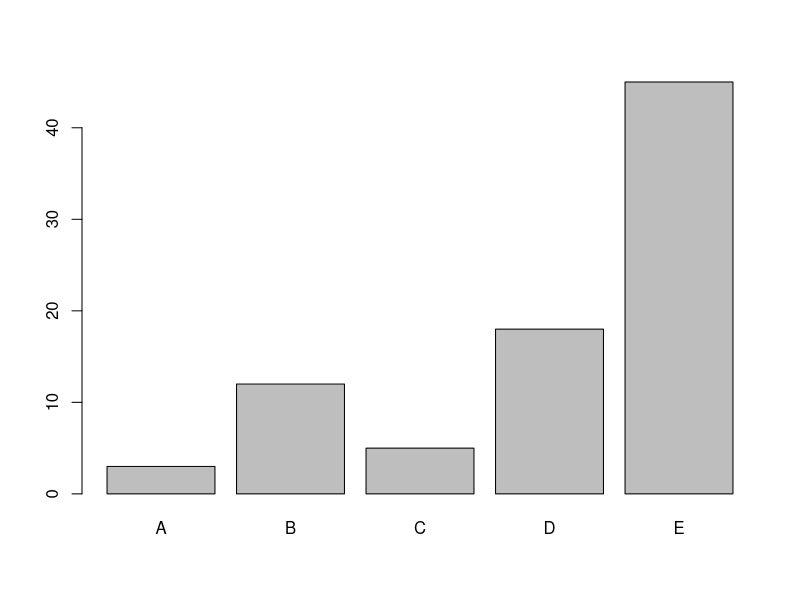
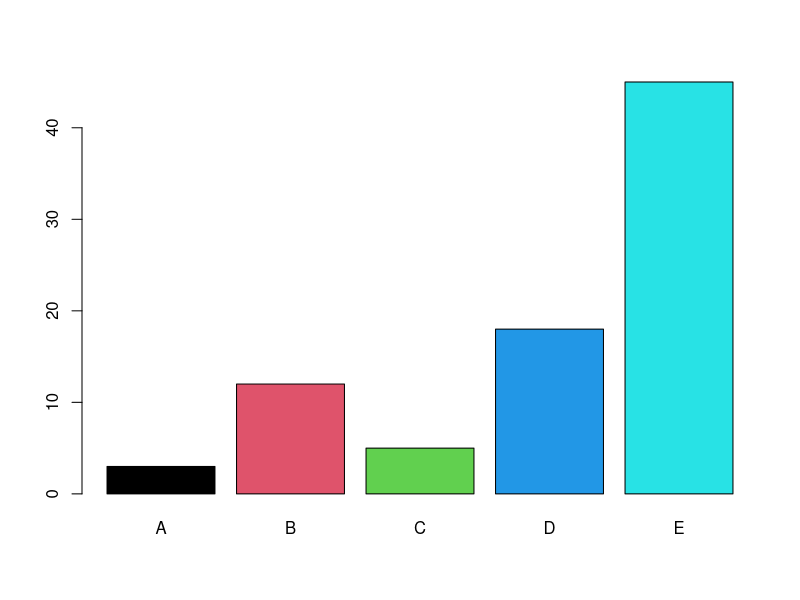
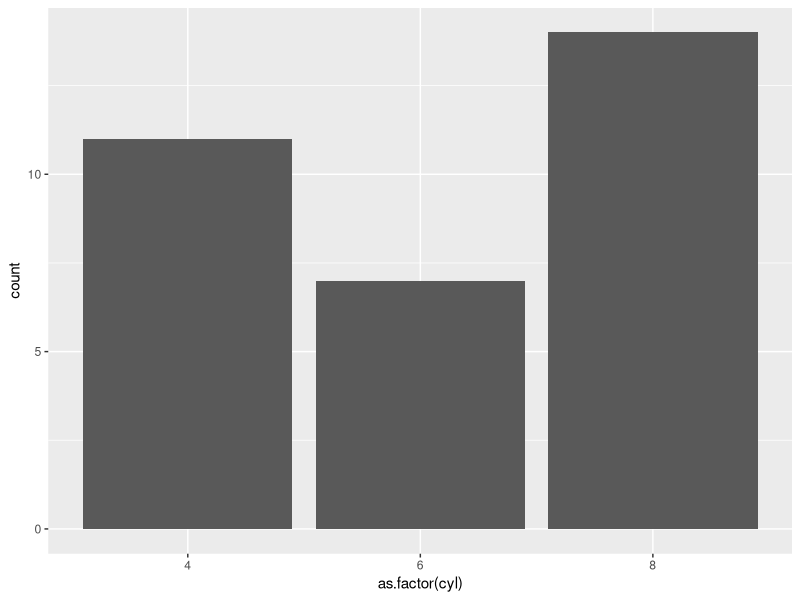
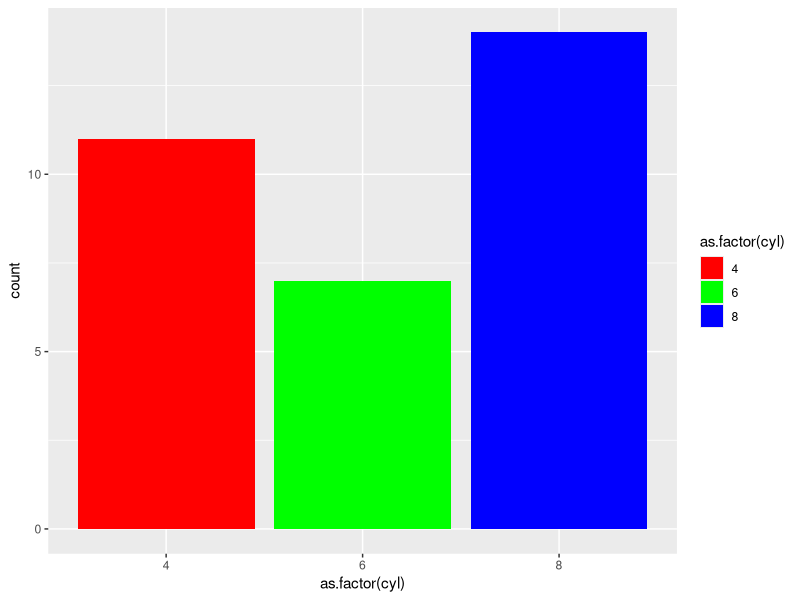
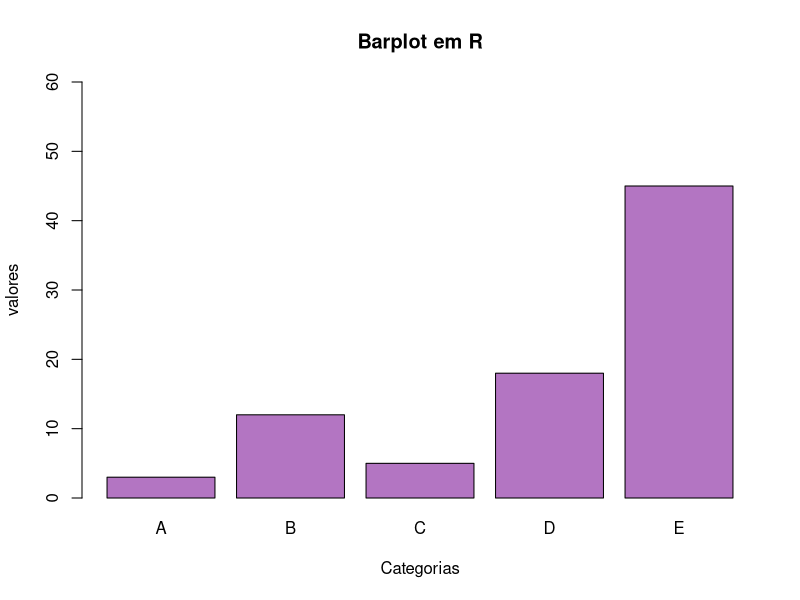

The R script that drew these images, in order:
#Definindo a pasta de trabalho
setwd("C:/Users/will/Downloads")
getwd()

#Dados
vetor_total_resultados = c(3, 12, 5, 18, 45)
names(vetor_total_resultados) = c("A", "B", "C", "D", "E")
vetor_total_resultados

#barplot
?barplot
barplot(vetor_total_resultados)
#parametro col passa as cores das barras
barplot(vetor_total_resultados, col = c(1, 2, 3, 4, 5))

#Salvando o grafico em disco
png("barplot.png", width = 480, height = 480)
barplot(vetor_total_resultados,
        col = rgb(0.5, 0.1, 0.6, 0.6),
        xlab = "Categorias",
        ylab = "valores",
        main = "Barplot em R",
        ylim = c(0,60))
dev.off()

install.packages("ggplot2")
#Ggplot2
library(ggplot2)
View(mtcars)

# Barplot
ggplot(mtcars, aes(x = as.factor(cyl) )) +
  geom_bar()

ggplot(mtcars, aes(x = as.factor(cyl), fill = as.factor(cyl) )) +
  geom_bar( ) +
  scale_fill_manual(values = c("red", "green", "blue"))
  #scale_fill_manual(values = c("A ", "B ", "C ", "D "), value = c(33, 62, 56, 67))